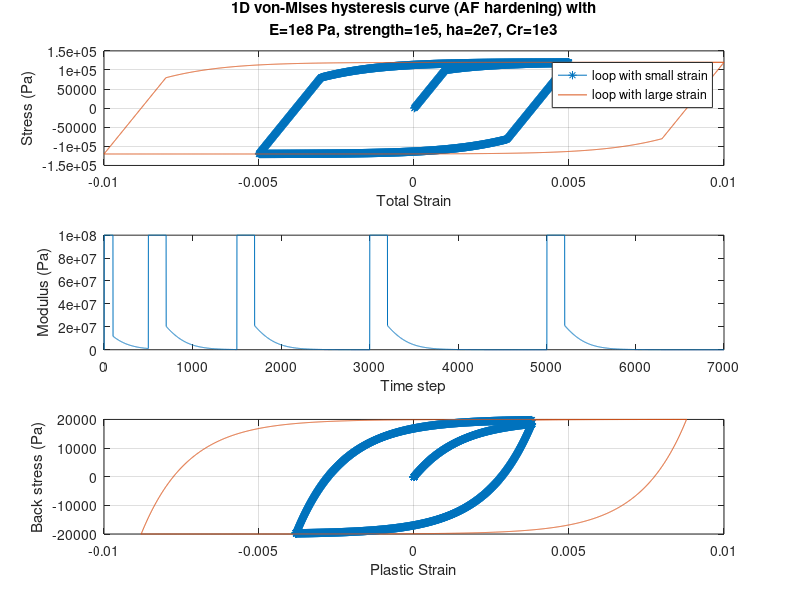

MATLAB code to generate this figure:
%%


clc;clear;
inc_strain=[ 0.00001*ones(1,500)...
            -0.00001*ones(1,1000) 0.00001*ones(1,1000) ...
            0.00001*ones(1,500) -0.00001*ones(1,2000) 0.00001*ones(1,2000)];
E=1e8; % unit:Pa
yield_tag=0;
strength=1e5;
ha=2e7;
Cr=1e3;

stress=zeros(1,length(inc_strain));
total_strain_pl=zeros(1,length(inc_strain));
alpha=zeros(1,length(inc_strain));

for i=2:length(inc_strain)
    
    if yield_tag==0
        trialstress=stress(i-1)+E*inc_strain(i);
        if abs(trialstress)< abs(strength+ sign(trialstress)*alpha(i-1))
            E_ep=E;
            stress(i)=trialstress;
            total_strain_pl(i)=total_strain_pl(i-1);
            yield_tag=0;
            alpha(i)=alpha(i-1);
        else
            E_ep=E;
            stress(i)=sign(trialstress)*(strength+ sign(trialstress)*alpha(i-1));
            total_strain_pl(i)=total_strain_pl(i-1); % + (trialstress-strength+alpha(i-1))/E;
            yield_tag=1;
            alpha(i)=alpha(i-1);
        end
    else
        L=sign(stress(i-1)-alpha(i-1))*E*inc_strain(i);
        if L<0
           E_ep=E;
           stress(i)=stress(i-1)+E_ep*inc_strain(i); 
           total_strain_pl(i)=total_strain_pl(i-1)+inc_strain(i);
           yield_tag=0;
           alpha(i)=alpha(i-1);
        else
           E_ep=E-E*E/(E+2/3*ha-2/3*Cr*alpha(i-1)*sign(stress(i-1)-alpha(i-1)));
           stress(i)=stress(i-1)+E_ep*inc_strain(i); 
           inc_strain_pl=(1-E_ep/E)*inc_strain(i);
           total_strain_pl(i)=total_strain_pl(i-1) + inc_strain_pl;
           yield_tag=1;
           alpha(i)=alpha(i-1)+2/3*ha*inc_strain_pl - 2/3*Cr*alpha(i-1)*abs(inc_strain_pl) ;
           i
        end
        
        
    end

   total_E_ep(i)=E_ep;

end



%%

subplot(3,1,1)
total_strain=cumsum(inc_strain);
plot(total_strain(1:2500), stress(1:2500), '-*'); grid on; hold on;
plot(total_strain(2500:end), stress(2500:end), '-'); grid on;
xlabel('Total Strain'); ylabel('Stress (Pa)')
legend('loop with small strain', 'loop with large strain')
title({'1D von-Mises hysteresis curve (AF hardening) with',  'E=1e8 Pa, strength=1e5, ha=2e7, Cr=1e3'})

subplot(3,1,2)

plot(total_E_ep);
xlabel('Time step'); ylabel('Modulus (Pa)');

subplot(3,1,3)

plot(total_strain_pl(1:2500), alpha(1:2500), '-*'); grid on; hold on;
plot(total_strain_pl(2500:end), alpha(2500:end)); grid on; hold on;

xlabel('Plastic Strain'); ylabel('Back stress (Pa)');


